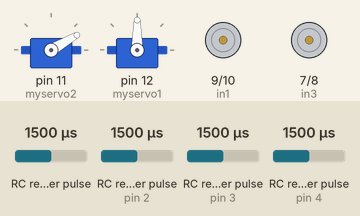
Recording of a sketch running on a simulated Arduino Uno, built with avr-gcc and run on an emulated ATmega328P. Parts: 2 × servo, motor-driver pin pairs drawn as motors (green arrow = first pin HIGH = forward, orange = second pin HIGH = backward, longer = more drive, scaled by the enable pin). Wiring (inferred from the names in the program): 4 × RC receiver channel: data pin 0 / data pin 2 / data pin 3 / data pin 4. The test bench sets the inputs (shaded band); at power-on: RC receiver pulse 1500 µs, RC receiver pulse (sensors on pin 2, pin 3, pin 4) 1500 µs.

Above: at 1.2 s.
1.3 s: RC receiver pulse (sensor 0) set to 1212 µs
2.8 s: RC receiver pulse (sensor 0) set to 1184 µs
At 4.0 s:
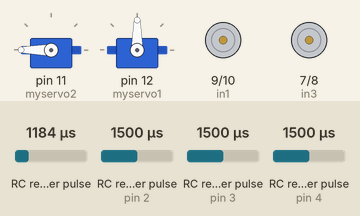
4.3 s: RC receiver pulse (sensor on pin 2) set to 1020 µs
At 5.4 s:
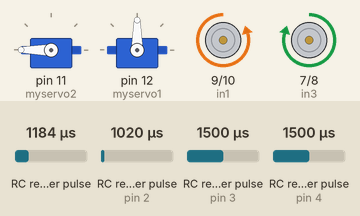
5.8 s: RC receiver pulse (sensor on pin 3) set to 1020 µs
At 6.5 s:
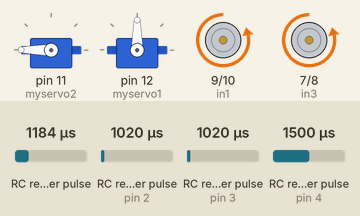
7.3 s: RC receiver pulse (sensor on pin 4) set to 1215 µs
8.8 s: RC receiver pulse (sensor on pin 4) set to 1186 µs
At 10.0 s:
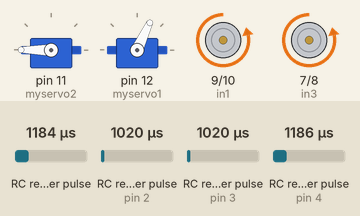
Timing chart, 0 to 11.3 s (numbered marks = the images above; inputs shaded):
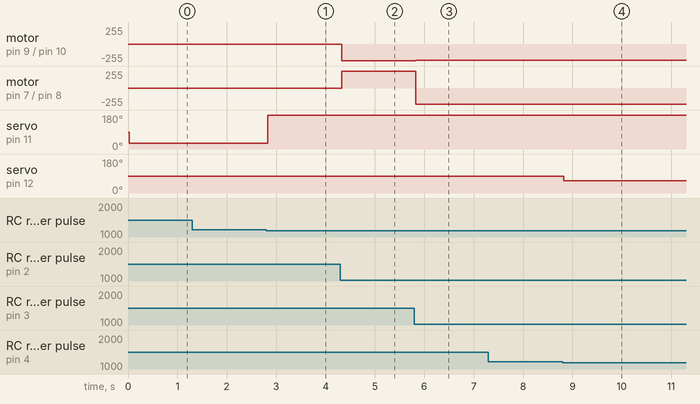

Measured:
- the behaviour switches between 1199 and 1198 µs on RC receiver pulse (sensor 0) (found by bisection; images 0 and 1)
- the behaviour switches between 1199 and 1198 µs on RC receiver pulse (sensor on pin 4) (found by bisection; images 3 and 4)
- after the input at 1.3 s, every drawn part: stays the same
- after the input at 2.8 s, servo on pin 11 (myservo2): 30° → 180° at once
- after the input at 4.3 s, motor on pin 9 (in1) / pin 10 (in2): stopped → backward 250/255 at once; motor on pin 7 (in3) / pin 8 (in4): stopped → forward 250/255 at once
- after the input at 5.8 s, motor on pin 9 (in1) / pin 10 (in2): backward 250/255 → backward 246/255 at once; motor on pin 7 (in3) / pin 8 (in4): forward 250/255 → backward 246/255 at once
- after the input at 7.3 s, every drawn part: stays the same
- after the input at 8.8 s, servo on pin 12 (myservo1): 90° → 65° at once

The sketch:

Code_complet_robot_equipe33.ino
```cpp
#include <Servo.h>

unsigned long pulse_duration3;
unsigned long pulse_duration2;
unsigned long pulse_duration0;
unsigned long pulse_duration4;

volatile unsigned long pulseInTimeBegin2 = micros();
volatile unsigned long pulseInTimeEnd2 = micros();
volatile bool newPulseDurationAvailable2 = false;

volatile unsigned long pulseInTimeBegin3 = micros();
volatile unsigned long pulseInTimeEnd3 = micros();
volatile bool newPulseDurationAvailable3 = false;

int motorspeed1=0;
int motorspeed2=0;

#define enA 6
#define enB 5
#define in1 9
#define in2 10
#define in3 7
#define in4 8

bool isAttached=true;

Servo myservo1;
Servo myservo2;

void buttonPinInterrupt2()
{
  if (digitalRead(2) == HIGH) {
    // start measuring
    pulseInTimeBegin2 = micros();
  }
  else {
    // stop measuring
    pulseInTimeEnd2 = micros();
    newPulseDurationAvailable2 = true;
  }
}

void buttonPinInterrupt3()
{
  if (digitalRead(3) == HIGH) {
    // start measuring
    pulseInTimeBegin3 = micros();
  }
  else {
    // stop measuring
    pulseInTimeEnd3 = micros();
    newPulseDurationAvailable3 = true;
  }
}


void setup() {
  // put your setup code here, to run once:
  pinMode(2, INPUT); //ch1
  pinMode(0, INPUT); //ch5
  pinMode(3, INPUT); //ch3
  pinMode(4, INPUT); //ch7
  pinMode(enA, OUTPUT);
  pinMode(enB, OUTPUT);
  pinMode(in1, OUTPUT);
  pinMode(in2, OUTPUT);
  pinMode(in3, OUTPUT);
  pinMode(in4, OUTPUT);
  myservo2.attach(11,1000,2000); //servo du kicker
  myservo1.attach(12,500,2400); //servo pour ramassage de balle
  Serial.begin(9600);

  attachInterrupt(digitalPinToInterrupt(2),buttonPinInterrupt2,CHANGE);

  attachInterrupt(digitalPinToInterrupt(3), buttonPinInterrupt3,CHANGE);

}

void loop() {
  // put your main code here, to run repeatedly:

  pulse_duration0=pulseIn(0,HIGH);
  pulse_duration4=pulseIn(4,HIGH);

  if (newPulseDurationAvailable2) {
    newPulseDurationAvailable2 = false;
    pulse_duration2 = pulseInTimeEnd2 - pulseInTimeBegin2;
  }
  if (pulse_duration2 == 2000) {
    pulse_duration2 = 1996;
  }
  if (pulse_duration2==1008){
    pulse_duration2=1012;
  }


  if (newPulseDurationAvailable3) {
    newPulseDurationAvailable3 = false;
    pulse_duration3 = pulseInTimeEnd3 - pulseInTimeBegin3;
  }
  if (pulse_duration3 == 1008){
    pulse_duration3 = 1004;
  }
  if (pulse_duration3 == 2000){
    pulse_duration3 = 1996;
  }


  //motor forward
  if (pulse_duration3>1510) {
    //moteur 1 sens horaire
    digitalWrite(in1,HIGH);
    digitalWrite(in2,LOW);
    //moteur 2 sens horaire
    digitalWrite(in3,HIGH);
    digitalWrite(in4,LOW);
    motorspeed1=map(pulse_duration3,1510,1996,0,255);
    motorspeed2=map(pulse_duration3,1510,1996,0,255);
  }
  //motor backwards
  else if (pulse_duration3<1490){
    //moteur 1 sens anti-horaire
    digitalWrite(in1,LOW);
    digitalWrite(in2,HIGH);
    //moteur 2 sens anti-horaire
    digitalWrite(in3,LOW);
    digitalWrite(in4,HIGH);
    motorspeed1=map(pulse_duration3,1490,1004,0,255);
    motorspeed2=map(pulse_duration3,1490,1004,0,255);
  }
  //turning right
  else if (pulse_duration2>1520){
    //moteur 1 sens anti-horaire
    digitalWrite(in1,HIGH);
    digitalWrite(in2,LOW);
    //moteur 2 sens horaire
    digitalWrite(in3,LOW);
    digitalWrite(in4,HIGH);
    motorspeed1=map(pulse_duration2,1515,1996,0,255);
    motorspeed2=map(pulse_duration2,1515,1996,0,255);
  }
  //turning left
  else if (pulse_duration2<1500){
    //moteur 1 sens horaire
    digitalWrite(in1,LOW);
    digitalWrite(in2,HIGH);
    //moteur 2 sens anti-horaire
    digitalWrite(in3,HIGH);
    digitalWrite(in4,LOW);
    motorspeed1=map(pulse_duration2,1500,1012,0,255);
    motorspeed2=map(pulse_duration2,1500,1012,0,255);
  }
  else if ((pulse_duration2>1500 && pulse_duration2<1520) && (pulse_duration3>1490 && pulse_duration3<1510)){
    motorspeed1=0;
    motorspeed2=0;
  }

  analogWrite(enA,motorspeed1);
  analogWrite(enB,motorspeed2);


  if (pulse_duration0>1700 && isAttached==true){
    myservo2.write(95); //trouver angle optimal pour circuit obligatoire
    delay(20);
    myservo2.detach();
    isAttached=false;
  }
  else if (pulse_duration0>1450 && pulse_duration0<1550){
    myservo2.attach(11,400,2500);
    myservo2.write(30);
    isAttached=true;
  }
  else if (pulse_duration0<1200){
    myservo2.attach(11,400,2500);
    myservo2.write(180); //trouver l'angle optimal pour le circuit bonus
    isAttached=true;
  }


  if (pulse_duration4>1600){
    myservo1.write(25); //trouver angle pour ouvrir
  }
  else if (pulse_duration4>1450 && pulse_duration4<1500){
    myservo1.write(50);
  }
  else if (pulse_duration4<1200){
    myservo1.write(65); //trouver l'angle pour fermer
  }

}
```
